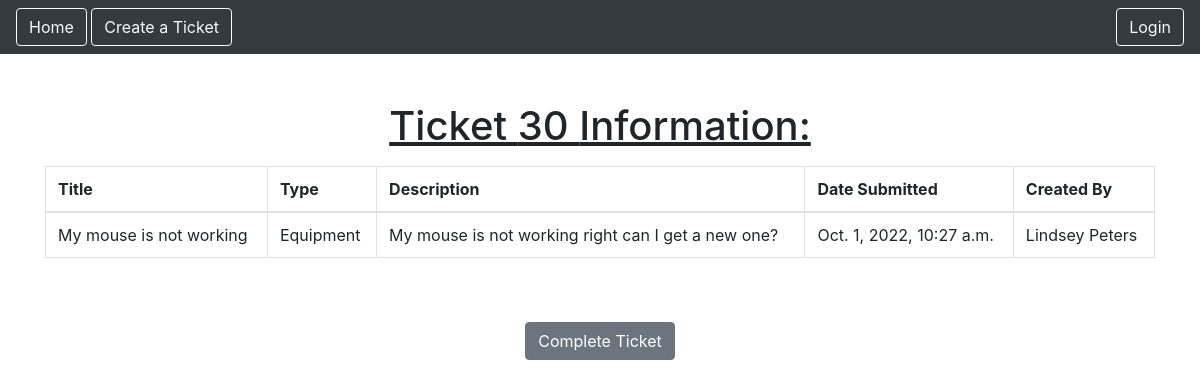
The page /tickets/tickets/30 on the database its author committed.
### ticket/models.py (models this page shows)
class Ticket(models.Model):
    name = models.CharField(max_length = 50)
    title = models.CharField(max_length = 200)
    type = models.CharField(max_length = 200)
    description = models.TextField()
    created = models.DateTimeField(auto_now_add = True)
    completed = models.BooleanField(default = False)
    completedDate = models.DateField(null = True, blank = True)
    completedBy = models.CharField(max_length = 100)

### ticket/views.py (the view)
# urls.py: path('tickets/<int:pk>', views.TicketDetailView.as_view(), name = 'ticket.detail'),
class TicketDetailView(DetailView):
    model = Ticket
    context_object_name = 'ticket'
    template_name = 'ticket_detail.html'

### ticket/templates/ticket_detail.html
{% extends 'base.html' %}
{% block content%}
    <h1><u>Ticket {{ ticket.id }} Information:</u></h1>
    <table class = "table table-bordered mt-3">
        <thead>
            <tr>
                <th>Title</th>
                <th>Type</th>
                <th>Description</th>
                <th>Date Submitted</th>
                <th>Created By</th>
            </tr>
        </thead>
        <tbody>
            <tr>
                <td>{{ ticket.title }}</td>
                <td>{{ ticket.type }}</td>
                <td>{{ ticket.description }}</td>
                <td>{{ ticket.created }}</td>
                <td>{{ ticket.name }}</td>
            </tr>
        </tbody>
    </table>
    <a href = "{% url 'ticket.completed' pk=ticket.id %}" class = "btn btn-secondary my-5">Complete Ticket</a>
{% endblock%}

### rows shown on the page
Ticket: id "30", title "My mouse is not working", type "Equipment", description "My mouse is not working right can I get a new one?", created "Oct. 1, 2022, 10:27 a.m.", name "Lindsey Peters"
